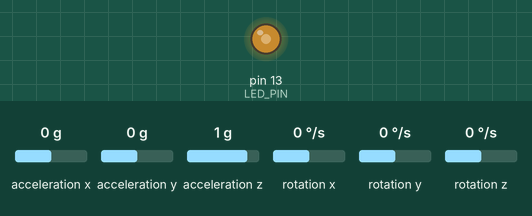
A program run on a simulated Arduino Nano, built with avr-gcc and run on an emulated ATmega328P. On the bench: output pins drawn as LEDs (lit = HIGH). Inputs (shaded band) come from the test bench; at power-on: acceleration x 0 g, acceleration y 0 g, acceleration z 1 g, rotation x 0 °/s, rotation y 0 °/s, rotation z 0 °/s. What the program prints to the serial monitor is not drawn.

Above: at 0.81 s.
1.3 s: acceleration x set to -1.4 g
4.3 s: acceleration y set to -1.4 g
7.3 s: acceleration z set to -1.4 g
Timing chart, 0 to 16.3 s (numbered marks = the images above; inputs shaded):
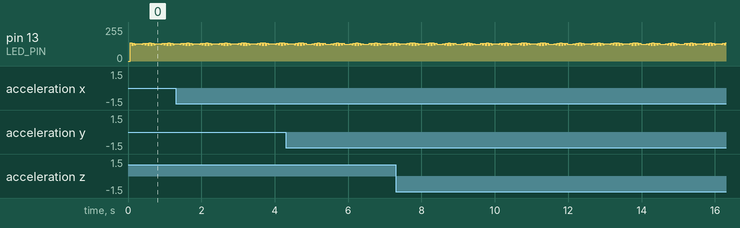

The program:

main.cpp
```cpp
#include <Arduino.h>
#include <I2Cdev.h>
#include "MPU6050.h"

// Arduino Wire library is required if I2Cdev I2CDEV_ARDUINO_WIRE implementation
// is used in I2Cdev.h
#if (I2CDEV_IMPLEMENTATION == I2CDEV_ARDUINO_WIRE) && !defined (PARTICLE)
    #include "Wire.h"
#endif

// class default I2C address is 0x68
// specific I2C addresses may be passed as a parameter here
// AD0 low = 0x68 (default for InvenSense evaluation board)
// AD0 high = 0x69

int16_t ax, ay, az;
int16_t gx, gy, gz;
uint8_t sbyte1 = 0b11111111;
uint8_t sbyte2 = 0b01010101;

// uncomment "OUTPUT_READABLE_ACCELGYRO" if you want to see a tab-separated
// list of the accel X/Y/Z and then gyro X/Y/Z values in decimal. Easy to read,
// not so easy to parse, and slow(er) over UART.
#define OUTPUT_READABLE_ACCELGYRO

// uncomment "OUTPUT_BINARY_ACCELGYRO" to send all 6 axes of data as 16-bit
// binary, one right after the other. This is very fast (as fast as possible
// without compression or data loss), and easy to parse, but impossible to read
// for a human.
#define OUTPUT_BINARY_ACCELGYRO

#define LED_PIN 13 // (Arduino is 13, Teensy is 11, Teensy++ is 6)
#define TIMEBYTES 2
#define DATACHANNELS 2
#define BYTESPERCHANNEL 2
#define DATABYTES DATACHANNELS*BYTESPERCHANNEL
#define STRDELIMS 2
#define DATALEN TIMEBYTES + DATABYTES
#define STRLEN 2 * (TIMEBYTES + DATABYTES) + STRDELIMS
MPU6050 accelgyro;
long data = 0;
uint16_t loopTime = 1000; //microseconds
unsigned long timer = 0;
bool blinkState = false;
uint8_t databuffer[8];
char sendbuffer[17];

void array_to_string(byte array[], unsigned int len, char buffer[])
{
    for (unsigned int i = 0; i < len; i++)
    {
        byte nib1 = (array[i] >> 4) & 0x0F;
        byte nib2 = (array[i] >> 0) & 0x0F;
        buffer[i*2+0] = nib1  < 0xA ? '0' + nib1  : 'A' + nib1  - 0xA;
        buffer[i*2+1] = nib2  < 0xA ? '0' + nib2  : 'A' + nib2  - 0xA;
    }
    buffer[len*2] = '\n';
    //buffer[len*2 + 1] = '\0';
}

void timeSync(unsigned long deltaT)
{
  unsigned long currTime = micros();
  long timeToDelay = deltaT - (currTime - timer);
  if (timeToDelay > 5000)
  {
    delay(timeToDelay / 1000);
    delayMicroseconds(timeToDelay % 1000);
  }
  else if (timeToDelay > 0)
  {
    delayMicroseconds(timeToDelay);
  }
  else
  {
      // timeToDelay is negative so we start immediately
  }
  timer = currTime + timeToDelay;
}

void setup() {
  // put your setup code here, to run once:
  Serial.begin(2000000);
  Serial.print("Starting...\n");
  // join I2C bus (I2Cdev library doesn't do this automatically)
    #if I2CDEV_IMPLEMENTATION == I2CDEV_ARDUINO_WIRE
        Wire.begin();
    #elif I2CDEV_IMPLEMENTATION == I2CDEV_BUILTIN_FASTWIRE
        Fastwire::setup(400, true);
    #endif

  Serial.println("Initializing I2C devices...");
  accelgyro.initialize();
  Serial.println("Testing device connections...");
  Serial.println(accelgyro.testConnection() ? "MPU6050 connection successful" : "MPU6050 connection failed");
  Serial.print("Current Bandwith config: ");
  Serial.println(accelgyro.getDLPFMode());
  accelgyro.setDLPFMode(MPU6050_DLPF_BW_256);
  Serial.print("Current Accel FullScale config: ");
  Serial.println(accelgyro.getFullScaleAccelRange());


  pinMode(LED_PIN, OUTPUT);

  randomSeed(analogRead(0));

}

void loop() {
  // put your main code here, to run repeatedly:
  timeSync(loopTime);
  accelgyro.getAcceleration(&ax, &ay, &az);
  databuffer[0] = timer >> 8;
  databuffer[1] = timer & 0xFF;
  databuffer[2] = ax >> 8;
  databuffer[3] = ax & 0xFF;
  databuffer[4] = ay >> 8;
  databuffer[5] = ay & 0xFF;
  databuffer[6] = az >> 8;
  databuffer[7] = az & 0xFF;
  array_to_string(databuffer, 8, sendbuffer);
  Serial.write(sendbuffer, 17);


  blinkState = !blinkState;
  digitalWrite(LED_PIN, blinkState);
  delay(1);
}
```
